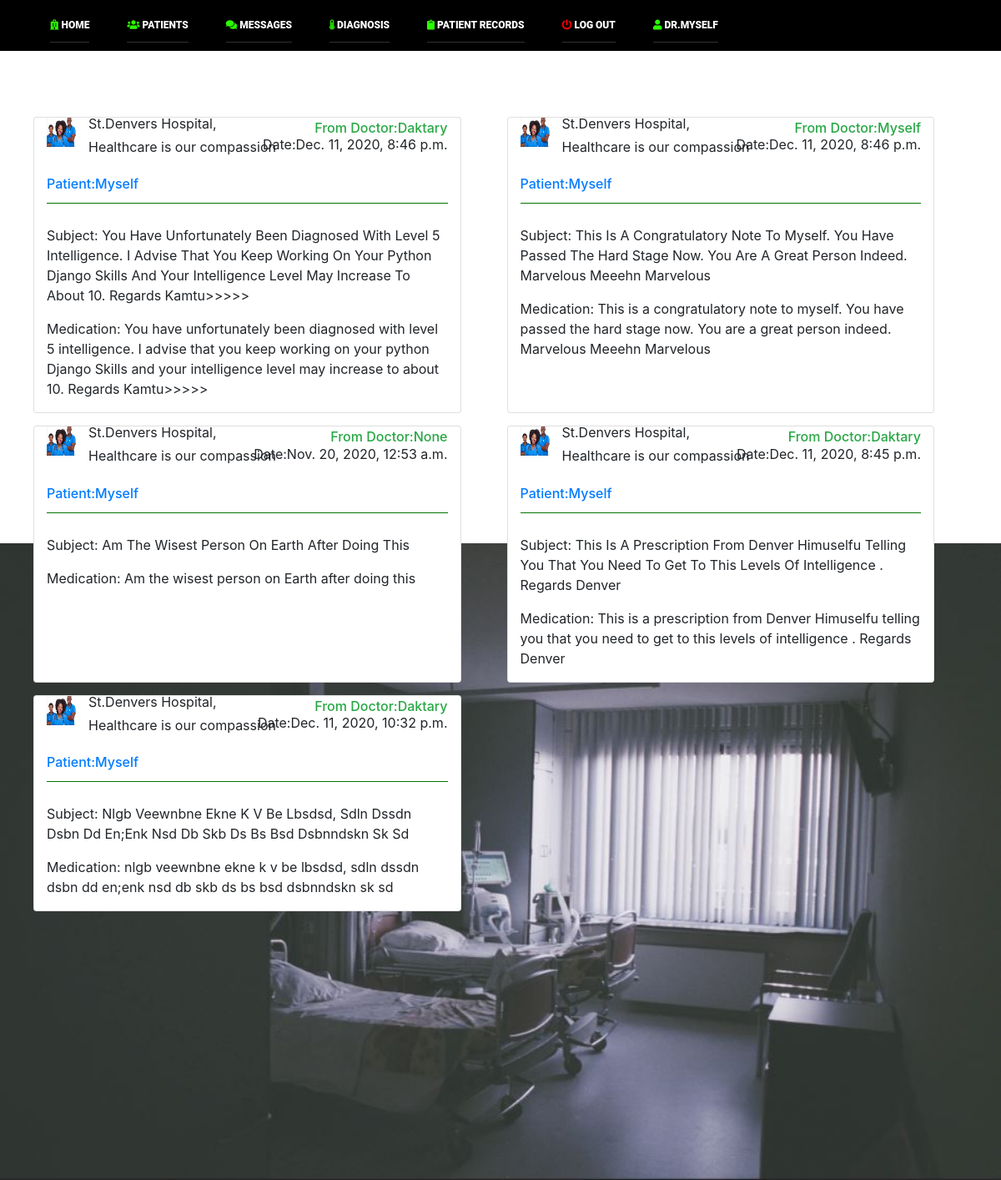
The app's page /dct_app/med_detal (signed in), older data.
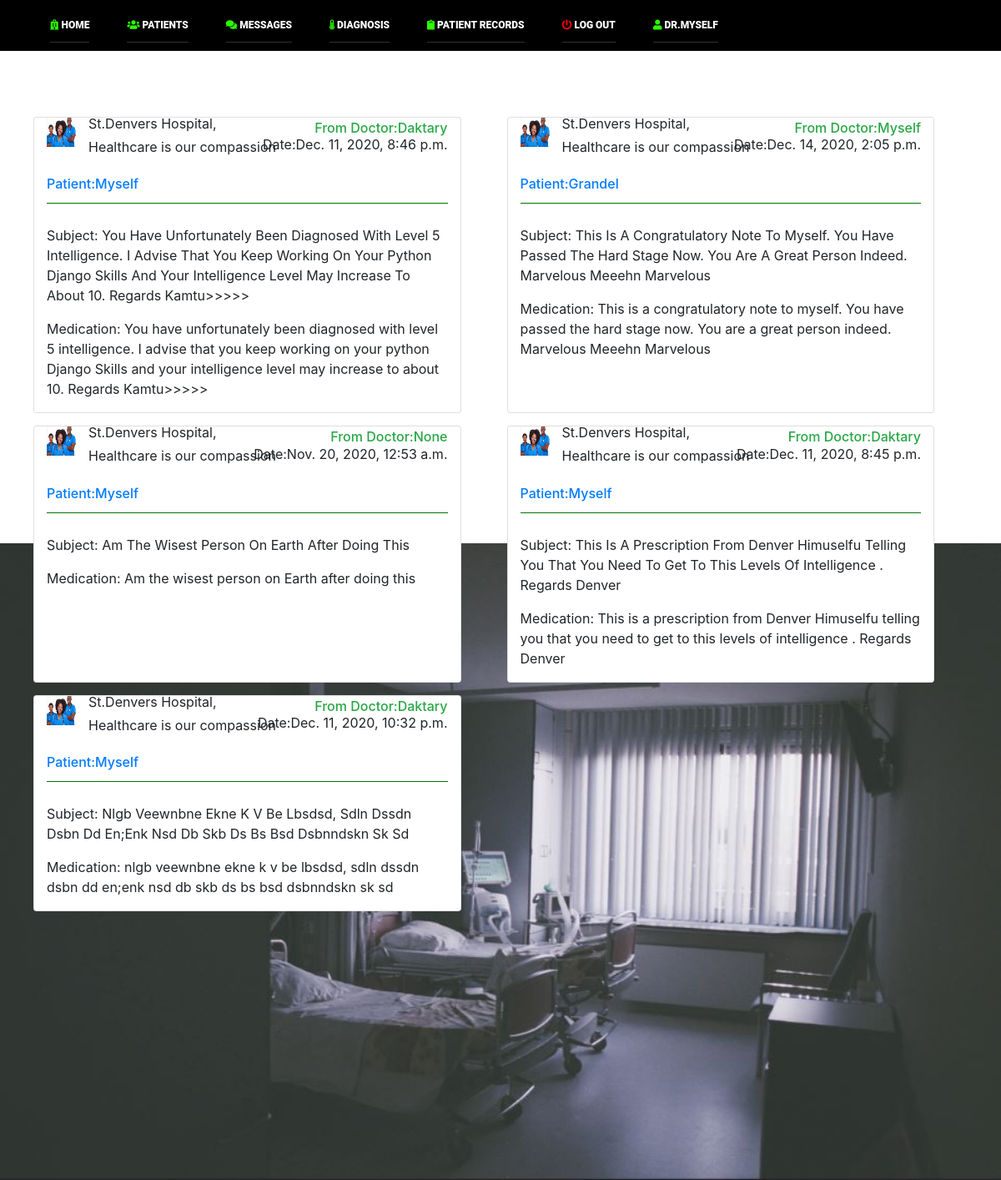
The same page, newer data.
### MyDoc/models.py (models this page shows, shortened)
class Medrecs(models.Model):
    user = models.ForeignKey(User, null=True, on_delete=models.CASCADE, related_name="meds")
    title = models.CharField(max_length=60, null=True)
    doctor = models.ForeignKey('Doctors.Doctor', null=True, on_delete=models.PROTECT)
    patient = models.ForeignKey(Patient, on_delete=models.CASCADE)
    date = models.DateTimeField(auto_now=True, null=True)
    meds = models.TextField()

class Patient(models.Model):
    user = models.OneToOneField(User, null=True, on_delete=models.CASCADE)
    username = models.CharField(max_length=60)
    image = models.ImageField(default='default.jpg', upload_to='profile_pics', blank=True)
    age = models.IntegerField()
    gender = models.CharField(max_length=6, choices=gender, default='Male')
    email = models.EmailField(blank=True)
    contact = models.IntegerField()
    birth_date = models.DateField(default=django.utils.timezone.now, help_text="Strict Format YYYY-MM-DD")
    languages = models.CharField(max_length=100, default='English')
    residence = models.CharField(max_length=100, default='Nairobi/Juja')
    blood_type = models.CharField(max_length=5, choices=blood_type, default='O', blank=True)
    health_insurance = models.CharField(max_length=100, choices=insurance, blank=True, default='NHIF')
    height_cm = models.FloatField(default=130.0, blank=True)
    weight_kg = models.FloatField(default=65.0, blank=True)
    last_check = models.DateField(blank=True, default="2020-03-13", help_text="Format YYYY-MM-DD")
    next_check = models.DateField(blank=True, default="2020-03-13", help_text="Format YYYY-MM-DD")
    def __str__(self):
        return self.username

### Doctors/models.py (models this page shows)
class Doctor(models.Model):
    user = models.OneToOneField(User, null=True, on_delete=models.CASCADE)
    doctor_name = models.CharField(max_length=60)
    image = models.ImageField(default='nurse.jpg', upload_to='profile_pics', blank=True)
    speciality = models.CharField(max_length=150)
    def __str__(self):
        return self.doctor_name

### Doctors/views.py (the view)
# urls.py: path('med_detal', views.med_detal, name='med_detal'),
@login_required(login_url='Doctors:login_admn')
def med_detal(request):
    medrecs = Medrecs.objects.all()
    context = {
        'medrecs': medrecs
        }
    return render(request, 'Doctors/med_users.html', context)

### Doctors/templates/Doctors/med_users.html (shortened to what this page needs)
{% extends 'Doctors/base.html' %}
{% load static %}
{% block content %}
<html lang="en">
<head>
         <link rel="stylesheet" href="{% static 'MyDoc/css/index.css' %}" type="text/css">
        <link rel="stylesheet" href="{% static 'MyDoc/css/responsive.css' %}" type="text/css">
        <link rel="stylesheet" href="https://use.fontawesome.com/releases/v5.7.0/css/all.css">
        <link rel="stylesheet" href="{% static 'MyDoc/css/open-iconic-bootstrap.min.css' %}">
        <link rel="stylesheet" href="https://stackpath.bootstrapcdn.com/bootstrap/4.5.2/css/bootstrap.min.css">
        <link rel="stylesheet" href="{% static 'MyDoc/css/bootstrap.min.css' %}">
        <link rel="stylesheet" href="{% static 'MyDoc/css/animate.css' %}">
        <link rel="stylesheet" href="{% static 'MyDoc/css/ionicons.min.css' %}">
        <link rel="stylesheet" href="{% static 'MyDoc/css/flaticon.css' %}">
        <link rel="stylesheet" href="{% static 'MyDoc/css/icomoon.css' %}">
</head>
<body>
<img src="{% static 'MyDoc/image/daan.jpg'%}" style="z-index: -1" class="bg" alt="">
 <div class="page-header" style="background: #ffffff; margin-bottom: 20px;">
            <h1 class="text-center text-primary"> <strong>{{ patient.user }}'s  Medical Records</strong></h1>
        </div>
    <br>
    <br>
    <br>
<div class="row">
        {% if medrecs %}
            {% for m in medrecs %}
        <div class="col-sm-5 card" style="margin-left: 55px; margin-bottom: 15px;">
            <img class="logo" style="height: 35px; width: 35px; margin-right: 15px;" src="{% static 'MyDoc/image/nurse.JPG' %}">
                <p style="margin-left: 50px; margin-top: -40px;">St.Denvers Hospital,</p><br>
                <p style="margin-left: 50px; margin-top: -36px;">Healthcare is our compassion</p>
                 <h6 style="text-align: right; margin-top: -60px;" class="text-success">From Doctor:{{ m.doctor }}</h6>
                    <p style="text-align: right; margin-top: -10px;">Date:{{ m.date }}</p>
                <h6 style="text-align: left; margin-top: 10px;" class="text-info">
                  <a href="{% url 'Doctors:all_patients' %}" title="{{ m.patient }};s Profile"> Patient:{{ m.patient }} </a>
                </h6>
            <hr style="margin-top: 5px; background: green;">
                <p style="padding-top: 10px;">Subject: {{ m.meds.title }}</p>
                <div class="panel panel-primary">
                   <div class="panel-body">
                        <p>Medication: {{ m.meds }}</p>
                    </div>
                </div>
        </div>
                {% endfor %}
        {% endif %}
</div>
</body>
</html>
{% endblock %}

Row changes from the older to the newer data that the page shows:
changed Medrecs: date "Dec. 11, 2020, 8:46 p.m." → "Dec. 14, 2020, 2:05 p.m."; patient "Myself" → "Grandel"
